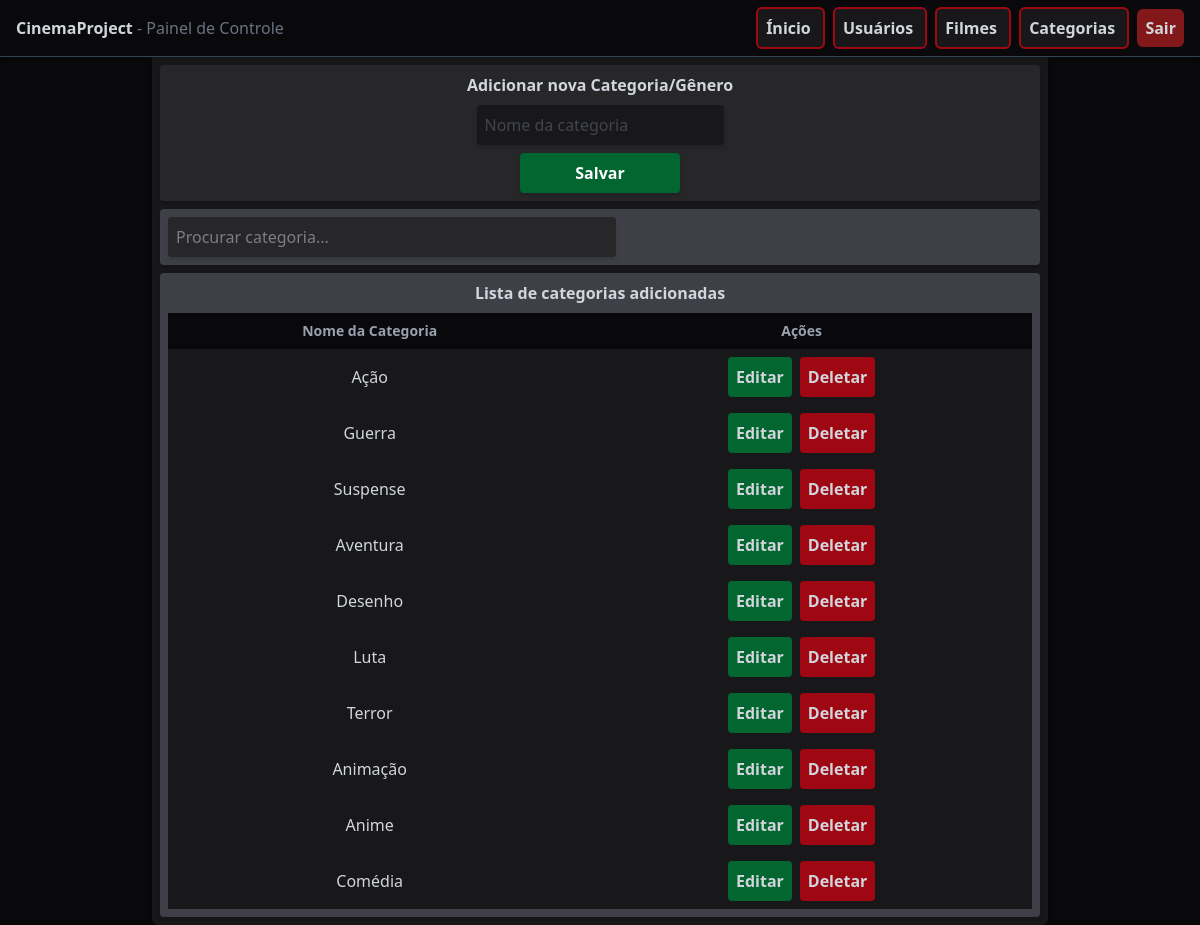
Page /categories/ (signed in) on the committed database.
### api/models.py (models this page shows, shortened)
class Category(models.Model):
    name = models.CharField(max_length=100)

### control/views.py (the view, shortened to what this page needs)
# urls.py: path('categories/', views.categories, name='categories'),
@login_required(login_url = 'user-login')
def categories(request):
    form = AddCategoryForm()
    categories = Category.objects.all()
    context = {
        'form': form,
        'categories': categories
    }
    return render(request, 'category/categories.html', context)

### control/forms.py
class AddCategoryForm(forms.ModelForm):
    class Meta:
        model = Category
        fields = ['name']
        widgets = {
            'name': forms.TextInput(attrs={
                'class': "bg-zinc-900 outline-none p-2 rounded-sm shadow-md",
                'placeholder': "Nome da categoria"
            })
        }

### control/templates/category/categories.html (shortened to what this page needs)
{% extends 'base.html' %}
{% block content %}
<div class="w-4xl bg-zinc-900 mx-auto p-2 rounded-b-md space-y-2 shadow-md">
    <div class="bg-zinc-800 flex flex-col gap-2 text-center items-center rounded-sm p-2 shadow-md">
        <h1 class="font-semibold">Adicionar nova Categoria/Gênero</h1>
        <form method="POST" class="flex flex-col gap-2 text-gray-500">
            {{ form.name }}
            <button name="form_type" value="add_form" type="submit" class="w-40 mx-auto bg-green-800 hover:bg-green-600 p-2 rounded-sm text-white font-semibold cursor-pointer transition shadow-md">
                Salvar
            </button>
        </form>
    </div>
    <div class="bg-zinc-700 flex flex-col gap-2 text-center rounded-sm p-2 shadow-md">
        <input id="search-files" type="search" placeholder="Procurar categoria..." class="w-full max-w-md bg-zinc-800 rounded-sm p-2 shadow-md">
    </div>
    <div class="bg-zinc-700 flex flex-col gap-2 text-center items-center rounded-sm p-2 shadow-md">
        <h1 class="font-semibold">Lista de categorias adicionadas</h1>
        <table class="w-full text-center">
            <thead>
                <tr class="bg-zinc-950 font-semibold text-sm text-gray-400">
                    <th class="p-1">Nome da Categoria</th>
                    <th class="p-2">Ações</th>
                </tr>
            </thead>
            <tbody>
                {% for category in categories %}
                <tr class="bg-zinc-900 hover:bg-zinc-800 transition cursor-pointer">
                    <td class="p-2">{{ category.name }}</td>
                    <td class="p-2 flex flex-row justify-center items-center gap-2">
                        <a href="{% url 'category-edit' category.id %}" class="bg-green-800 hover:bg-green-600 p-2 rounded-sm cursor-pointer transition font-semibold">
                            Editar
                        </a>
                        <form method="POST">
                            <button name="form_type" value="delete_form" class="bg-red-800 hover:bg-red-600 p-2 rounded-sm cursor-pointer transition font-semibold">
                                Deletar
                            </button>
                        </form>
                    </td>
                </tr>
                {% endfor %}
            </tbody>
        </table>
    </div>
</div>
{% endblock %}

### rows in the picture
Category: name "Ação"
Category: name "Guerra"
Category: name "Suspense"
Category: name "Aventura"
Category: name "Desenho"
Category: name "Luta"
Category: name "Terror"
Category: name "Animação"
Category: name "Anime"
Category: name "Comédia"
